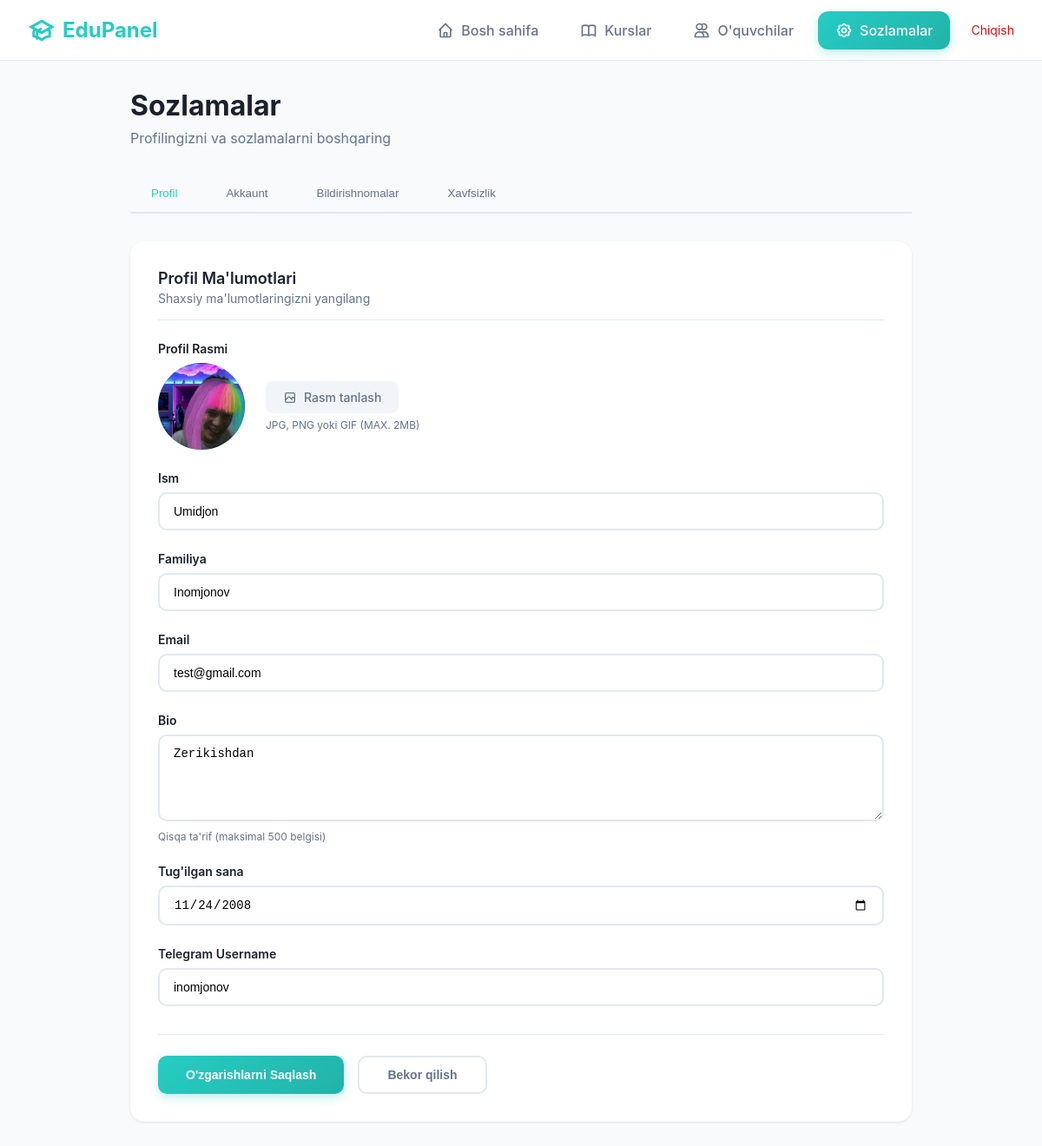
The page /teacher/settings/ (signed in) on the database its author committed.
### front/models.py (models this page shows, shortened)
class CustomUser(AbstractUser):
    user_type = models.CharField(max_length=10, choices=UserType.choices, default=UserType.STUDENT)
    bio = models.TextField(blank=True, null=True)
    profile_picture = models.ImageField(upload_to='profile_pics/', blank=True, null=True)
    date_of_birth = models.DateField(blank=True, null=True)
    telegram_username = models.CharField(max_length=50, blank=True, null=True)
    phone_number = models.CharField(max_length=20, blank=True, null=True)
    coins = models.PositiveIntegerField(default=0)
    stars = models.PositiveSmallIntegerField(default=0)
    level = models.CharField(max_length=15, choices=UserLevel.choices, default=UserLevel.BEGINNER)
    rating = models.FloatField(default=0.0, validators=[MinValueValidator(0.0), MaxValueValidator(5.0)])
    total_ratings = models.PositiveIntegerField(default=0)
    specialization = models.CharField(max_length=255, blank=True, null=True)
    experience_years = models.PositiveIntegerField(default=0)
    created_at = models.DateTimeField(auto_now_add=True)
    class Meta:
        indexes = [
            models.Index(fields=["user_type"]),
            models.Index(fields=["level"]),
            models.Index(fields=["rating"])
        ]
        verbose_name = "Foydalanuvchi"
        verbose_name_plural = "Foydalanuvchilar"

### teacher/views.py (the view)
# urls.py: path('settings/', views.teacher_settings, name='teacher_settings'),
@teacher_required
def teacher_settings(request):
    return render(request, 'teacher/settings.html')

### teacher/views.py (called while the page is built)
def teacher_required(view_func):
    @wraps(view_func)
    def wrapper(request, *args, **kwargs):
        if not request.user.is_authenticated:
            return redirect('teacher:login')
        if request.user.user_type != UserType.TEACHER:
            messages.error(request, 'Faqat o\'qituvchilar kirishi mumkin!')
            logout(request)
            return redirect('teacher:login')
        return view_func(request, *args, **kwargs)
    return wrapper

### templates/teacher/settings.html (shortened to what this page needs)
{% extends 'teacher/base.html' %}
{% block content %}
<div class="settings-container">
    <div class="page-header">
        <h1 class="page-title">Sozlamalar</h1>
        <p class="page-subtitle">Profilingizni va sozlamalarni boshqaring</p>
    </div>
    <div class="settings-nav">
        <button class="settings-nav-item active" data-section="profile">
            Profil
        </button>
        <button class="settings-nav-item" data-section="account">
            Akkaunt
        </button>
        <button class="settings-nav-item" data-section="notifications">
            Bildirishnomalar
        </button>
        <button class="settings-nav-item" data-section="security">
            Xavfsizlik
        </button>
    </div>
    <div class="settings-section active" id="profile">
        <form method="POST" enctype="multipart/form-data" action="{% url 'teacher:update_profile' %}">
            <div class="settings-card">
                <div class="settings-card-header">
                    <h2 class="settings-card-title">Profil Ma'lumotlari</h2>
                    <p class="settings-card-subtitle">Shaxsiy ma'lumotlaringizni yangilang</p>
                </div>
                <div class="form-group">
                    <label class="form-label">Profil Rasmi</label>
                    <div class="avatar-upload">
                        <div class="avatar-preview" id="avatarPreview">
                            {% if user.profile_picture %}
                                <img src="{{ user.profile_picture.url }}" alt="Avatar">
                            {% else %}
                                {{ user.first_name.0|default:user.username.0 }}{{ user.last_name.0|default:"" }}
                            {% endif %}
                        </div>
                        <div class="avatar-actions">
                            <div class="file-input-wrapper">
                                <label for="profilePicture" class="file-input-label">
                                    <svg viewBox="0 0 24 24" fill="none" stroke="currentColor" stroke-width="2">
                                        <path d="M4 16l4.586-4.586a2 2 0 012.828 0L16 16m-2-2l1.586-1.586a2 2 0 012.828 0L20 14m-6-6h.01M6 20h12a2 2 0 002-2V6a2 2 0 00-2-2H6a2 2 0 00-2 2v12a2 2 0 002 2z"/>
                                    </svg>
                                    Rasm tanlash
                                </label>
                            </div>
                            <p class="form-help">JPG, PNG yoki GIF (MAX. 2MB)</p>
                        </div>
                    </div>
                </div>
                <div class="form-group">
                    <label class="form-label" for="firstName">Ism</label>
                    <input type="text" id="firstName" name="first_name" class="form-input"
                           value="{{ user.first_name }}" placeholder="Ismingizni kiriting">
                </div>
                <div class="form-group">
                    <label class="form-label" for="lastName">Familiya</label>
                    <input type="text" id="lastName" name="last_name" class="form-input"
                           value="{{ user.last_name }}" placeholder="Familiyangizni kiriting">
                </div>
                <div class="form-group">
                    <label class="form-label" for="email">Email</label>
                    <input type="email" id="email" name="email" class="form-input"
                           value="{{ user.email }}" placeholder="email@example.com">
                </div>
                <div class="form-group">
                    <label class="form-label" for="bio">Bio</label>
                    <textarea id="bio" name="bio" class="form-textarea"
                              placeholder="O'zingiz haqingizda yozing...">{{ user.bio }}</textarea>
                    <p class="form-help">Qisqa ta'rif (maksimal 500 belgisi)</p>
                </div>
                <div class="form-group">
                    <label class="form-label" for="dateOfBirth">Tug'ilgan sana</label>
                    <input type="date" id="dateOfBirth" name="date_of_birth" class="form-input"
                           value="{{ user.date_of_birth|date:'Y-m-d' }}">
                </div>
                <div class="form-group">
                    <label class="form-label" for="telegram">Telegram Username</label>
                    <input type="text" id="telegram" name="telegram_username" class="form-input"
                           value="{{ user.telegram_username }}" placeholder="@username">
                </div>
                <div class="form-actions">
                    <button type="submit" class="btn-primary">O'zgarishlarni Saqlash</button>
                    <button type="reset" class="btn-secondary">Bekor qilish</button>
                </div>
            </div>
        </form>
    </div>
</div>
{% endblock %}

### templates/teacher/base.html (style rules this page uses)
* { margin: 0; padding: 0; box-sizing: border-box; }
body { font-family: -apple-system, BlinkMacSystemFont, 'Segoe UI', Roboto, 'Helvetica Neue', Arial, sans-serif; background: #f8fafb; color: #2d3748; }
.page-header { margin-bottom: 2rem; }
.page-title { font-size: 2rem; font-weight: 700; color: #1a202c; margin-bottom: 0.5rem; }
.page-subtitle { color: #64748b; font-size: 1rem; }

### templates/teacher/settings.html (style rules this page uses)
.settings-container { max-width: 900px; margin: 0 auto; }
.settings-nav { display: flex; gap: 0.5rem; margin-bottom: 2rem; border-bottom: 2px solid #e2e8f0; overflow-x: auto; }
.settings-nav-item { padding: 0.875rem 1.5rem; border: none; background: transparent; color: #64748b; font-weight: 500; cursor: pointer; position: relative; transition: all 0.2s; white-space: nowrap; }
.settings-nav-item.active { color: #26CCC2; }
.settings-nav-item.active::after { content: ''; position: absolute; bottom: -2px; left: 0; right: 0; height: 2px; background: linear-gradient(90deg, #26CCC2 0%, #22b3aa 100%); }
.settings-section { display: none; }
.settings-section.active { display: block; }
.settings-card { background: white; border-radius: 16px; padding: 2rem; box-shadow: 0 1px 3px rgba(0, 0, 0, 0.1); margin-bottom: 1.5rem; }
.settings-card-header { margin-bottom: 1.5rem; padding-bottom: 1rem; border-bottom: 1px solid #e2e8f0; }
.settings-card-title { font-size: 1.125rem; font-weight: 600; color: #1a202c; margin-bottom: 0.25rem; }
.settings-card-subtitle { font-size: 0.875rem; color: #64748b; }
.form-group { margin-bottom: 1.5rem; }
.form-label { display: block; font-size: 0.875rem; font-weight: 600; color: #1a202c; margin-bottom: 0.5rem; }
.form-input, .form-textarea, .form-select { width: 100%; padding: 0.75rem 1rem; border: 2px solid #e2e8f0; border-radius: 10px; font-size: 0.875rem; transition: all 0.2s; }
.form-textarea { resize: vertical; min-height: 100px; }
.form-help { font-size: 0.75rem; color: #64748b; margin-top: 0.375rem; }
.avatar-upload { display: flex; align-items: center; gap: 1.5rem; }
.avatar-preview { width: 100px; height: 100px; border-radius: 50%; background: linear-gradient(135deg, #26CCC2 0%, #22b3aa 100%); display: flex; align-items: center; justify-content: center; color: white; font-size: 2rem; font-weight: 600; overflow: hidden; }
.avatar-preview img { width: 100%; height: 100%; object-fit: cover; }
.avatar-actions { flex: 1; }
.file-input-wrapper { position: relative; display: inline-block; }
.file-input-label { display: inline-flex; align-items: center; gap: 0.5rem; padding: 0.625rem 1.25rem; background: #f1f5f9; color: #64748b; border-radius: 8px; font-size: 0.875rem; font-weight: 500; cursor: pointer; transition: all 0.2s; }
.file-input-label svg { width: 16px; height: 16px; }
.btn-primary { padding: 0.75rem 2rem; background: linear-gradient(135deg, #26CCC2 0%, #22b3aa 100%); color: white; border: none; border-radius: 10px; font-weight: 600; font-size: 0.875rem; cursor: pointer; transition: all 0.2s; box-shadow: 0 4px 12px rgba(38, 204, 194, 0.3); }
.btn-secondary { padding: 0.75rem 2rem; background: white; color: #64748b; border: 2px solid #e2e8f0; border-radius: 10px; font-weight: 600; font-size: 0.875rem; cursor: pointer; transition: all 0.2s; }
.form-actions { display: flex; gap: 1rem; margin-top: 2rem; padding-top: 1.5rem; border-top: 1px solid #e2e8f0; }

### rows shown on the page
CustomUser: profile_picture (picture), first_name "Umidjon", last_name "Inomjonov", email "test@gmail.com", bio "Zerikishdan", date_of_birth "11/24/2008", telegram_username "inomjonov"
